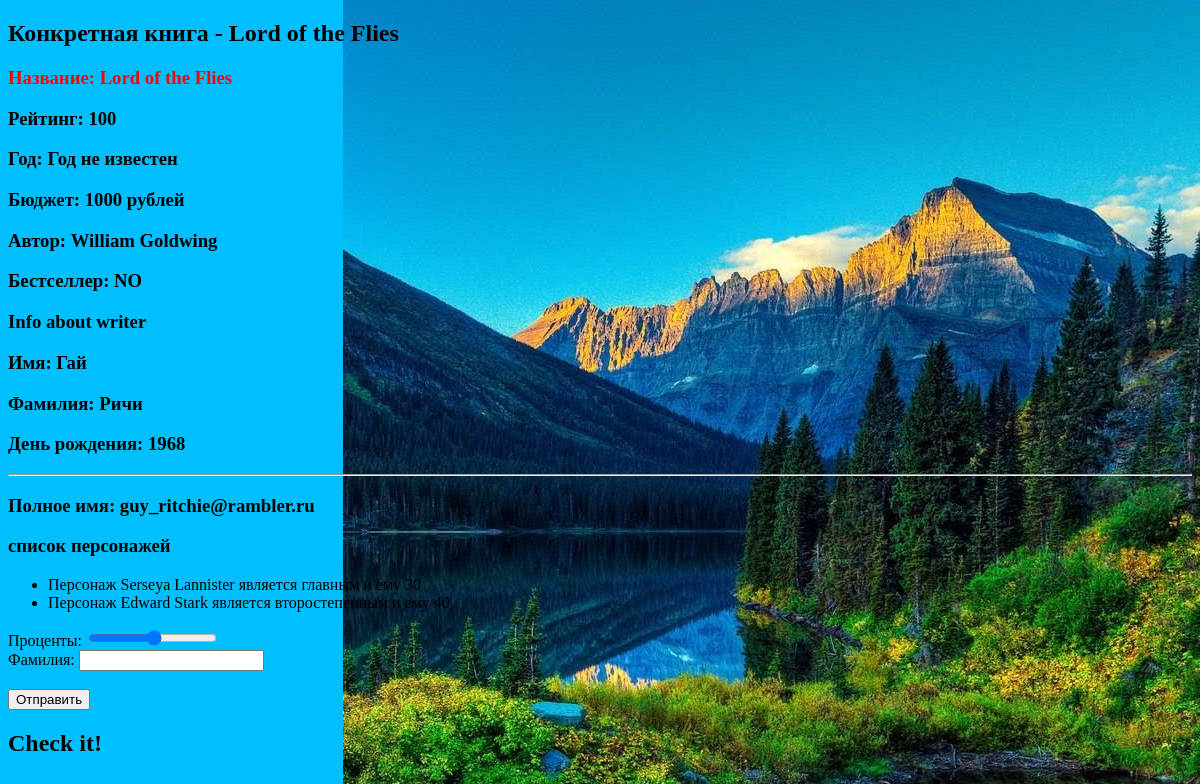
Page /book/lord-of-the-flies on the committed database.
### book_app/models.py (models this page shows, shortened)
class Book(models.Model):
    EUR = 'EUR'
    USD = 'USD'
    RUB = 'RUB'
    CURRENCY_CHOICES = [
        (EUR, 'Euro'),
        (USD, 'Dollars'),
        (RUB, 'Rubles'),
    ]
    title = models.CharField(max_length=70)
    rating = models.IntegerField()
    year = models.IntegerField(null=True,
                               blank=True)  # blank means we can save empty values, Null means we can save 0-value
    budjet = models.IntegerField(default=1000)
    currency = models.CharField(max_length=3, choices=CURRENCY_CHOICES, default='RUB')
    author = models.CharField(max_length=100, null=True)
    genre = models.CharField(max_length=20, blank=True, null=True)
    is_best_selling = models.CharField(max_length=100, default='NO')
    slug = models.SlugField(default='', null=False)  # запретили хранить Null
    writer = models.ForeignKey(Writer, on_delete=models.PROTECT,
                               null=True)  # создаем внешний ключ, связь один ко многим, один писатель, много книг
    publisher_house = models.ForeignKey(PublisherHouse, on_delete=models.CASCADE, null=True, blank=True)
    characters = models.ManyToManyField(Character)#многие ко многим, прописано в шаблоне one_book. список персонажей, прописанных в админке, для конкретной книги
    def save(self, *args, **kwargs):
        self.slug = slugify(self.title)  # превращаем значение строки title в slug
        super(Book, self).save(*args, **kwargs)

class Writer(models.Model):
    full_name = models.CharField(max_length=100, default='not known')
    first_name = models.CharField(max_length=100, default='not known')
    last_name = models.CharField(max_length=100, default='not known')
    writer_birthday = models.IntegerField(blank=True)
    writer_email = models.EmailField(blank=True)
    slug = models.SlugField(default='', null=False)  # запретили хранить Null

class Character(models.Model):
    first = 'main'
    others = 'others'
    all_characters = [
        (first, 'Главный'),
        (others, 'Второстепенный'),
    ]
    name = models.CharField(max_length=100, default='not known')
    age = models.IntegerField(blank='')
    gender = models.CharField(max_length=10, default='not known')
    status = models.CharField(max_length=10, choices=all_characters, default=others)
    slug = models.SlugField(blank='')
    def __str__(self):
        if self.status == self.first and self.gender:
            return f'Персонаж {self.name} является главным и ему {self.age}'
        else:
            return f'Персонаж {self.name} является второстепенным и ему {self.age}'

### book_app/views.py (the view)
# urls.py: path("book/<slug:slug_book>", book_views.get_info_about_one_book, name='book-detail'),
def get_info_about_one_book(request, slug_book: str):  # получаем информацию о фильме по slug или id
    book = get_object_or_404(Book, slug=slug_book)  # если значения нет, вернется ошибка 404
    return render(request, 'book_app/one_book.html', {"book": book})

### book_app/templates/book_app/one_book.html (shortened to what this page needs)
{% extends 'book_app/base.html' %}
{% block Content %}
  <h2>Конкретная книга - {{book.title}}</h2>
  <h3 style="color: red"> Название: {{ book.title|default:"Информации об авторе не найдено" }}</h3>
  <h3> Рейтинг: {{ book.rating|default:"Рейтинг не известен" }}</h3>
  <h3> Год: {{ book.year|default:"Год не известен" }}</h3>
  <h3> Бюджет: {{ book.budjet }} рублей</h3>
  <h3> Автор: {{ book.author|capfirst }}</h3>
  <h3> Бестселлер: {{ book.is_best_selling|default:"Не бестселлер" }}</h3>
  <h3> Info about writer </h3>
  <h3> Имя: {{ book.writer.first_name }}</h3>
  <h3> Фамилия: {{ book.writer.last_name }}</h3>
  <h3> День рождения: {{ book.writer.writer_birthday }}</h3>
<hr>
  <h3> Полное имя: {{ book.writer.writer_email }}</h3>
  <h3> список персонажей </h3>
  <ul>
      {% for character in book.characters.all %}
        <li>{{ character }}</li>
      {% endfor %}
  </ul>
{% endblock Content %}
{% block form %}
<form>
  <label for="percent">Проценты:</label>
  <input type="range" min="14" max="45" id="percent">
  <br>
  <label for="lastname">Фамилия:</label>
  <input type="text" id="lastname" name="lastname">
  <br><br>
  <input type="submit" value="Отправить">
</form>
{% endblock form %}

### book_app/templates/book_app/base.html (style rules this page uses)
body { background-image: url('/static/book_app/images/NischV-iXN4.jpg'); background-repeat: no-repeat; background-color: #00BFFF; height: 600px; background-position: right top; background-attachment: fixed;  }

### rows in the picture
Book: title "Lord of the Flies", rating "100", year "Год не известен", budjet "1000", author "William Goldwing", is_best_selling "NO", writer.first_name "Гай", writer.last_name "Ричи", writer.writer_birthday "1968", writer.writer_email "guy_ritchie@rambler.ru"
Character: status+gender+name "Персонаж Serseya Lannister является главным и ему 30"
Character: status+name+age "Персонаж Edward Stark является второстепенным и ему 40"
